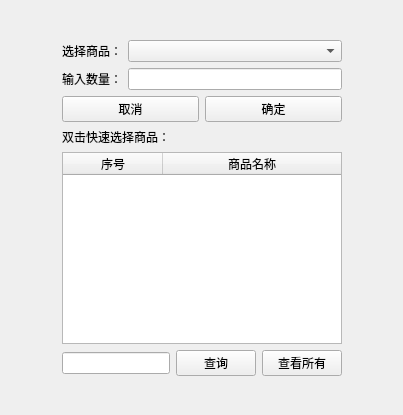
<?xml version="1.0" encoding="UTF-8"?>
<ui version="4.0">
 <class>Form</class>
 <widget class="QWidget" name="Form">
  <property name="geometry">
   <rect>
    <x>0</x>
    <y>0</y>
    <width>403</width>
    <height>415</height>
   </rect>
  </property>
  <property name="windowTitle">
   <string>Form</string>
  </property>
  <layout class="QHBoxLayout" name="horizontalLayout_4">
   <item>
    <spacer name="horizontalSpacer_2">
     <property name="orientation">
      <enum>Qt::Horizontal</enum>
     </property>
     <property name="sizeHint" stdset="0">
      <size>
       <width>50</width>
       <height>20</height>
      </size>
     </property>
    </spacer>
   </item>
   <item>
    <layout class="QVBoxLayout" name="verticalLayout_3">
     <item>
      <spacer name="verticalSpacer">
       <property name="orientation">
        <enum>Qt::Vertical</enum>
       </property>
       <property name="sizeHint" stdset="0">
        <size>
         <width>20</width>
         <height>13</height>
        </size>
       </property>
      </spacer>
     </item>
     <item>
      <layout class="QHBoxLayout" name="horizontalLayout_2">
       <item>
        <layout class="QVBoxLayout" name="verticalLayout">
         <item>
          <widget class="QLabel" name="label">
           <property name="text">
            <string>选择商品：</string>
           </property>
          </widget>
         </item>
         <item>
          <widget class="QLabel" name="label_2">
           <property name="text">
            <string>输入数量：</string>
           </property>
          </widget>
         </item>
        </layout>
       </item>
       <item>
        <layout class="QVBoxLayout" name="verticalLayout_2">
         <item>
          <widget class="QComboBox" name="comboBox"/>
         </item>
         <item>
          <widget class="QLineEdit" name="lineEdit"/>
         </item>
        </layout>
       </item>
      </layout>
     </item>
     <item>
      <layout class="QHBoxLayout" name="horizontalLayout">
       <item>
        <widget class="QPushButton" name="cancel_Button">
         <property name="text">
          <string>取消</string>
         </property>
        </widget>
       </item>
       <item>
        <widget class="QPushButton" name="confirm_Button">
         <property name="text">
          <string>确定</string>
         </property>
        </widget>
       </item>
      </layout>
     </item>
     <item>
      <widget class="QLabel" name="label_3">
       <property name="text">
        <string>双击快速选择商品：</string>
       </property>
      </widget>
     </item>
     <item>
      <widget class="QTableWidget" name="tableWidget">
       <property name="editTriggers">
        <set>QAbstractItemView::NoEditTriggers</set>
       </property>
       <property name="selectionMode">
        <enum>QAbstractItemView::SingleSelection</enum>
       </property>
       <property name="selectionBehavior">
        <enum>QAbstractItemView::SelectRows</enum>
       </property>
       <attribute name="horizontalHeaderStretchLastSection">
        <bool>true</bool>
       </attribute>
       <attribute name="verticalHeaderVisible">
        <bool>false</bool>
       </attribute>
       <column>
        <property name="text">
         <string>序号</string>
        </property>
       </column>
       <column>
        <property name="text">
         <string>商品名称</string>
        </property>
       </column>
      </widget>
     </item>
     <item>
      <layout class="QHBoxLayout" name="horizontalLayout_3">
       <item>
        <widget class="QLineEdit" name="query_lineEdit"/>
       </item>
       <item>
        <widget class="QPushButton" name="query_Button">
         <property name="text">
          <string>查询</string>
         </property>
        </widget>
       </item>
       <item>
        <widget class="QPushButton" name="check_all_Button">
         <property name="text">
          <string>查看所有</string>
         </property>
        </widget>
       </item>
      </layout>
     </item>
     <item>
      <spacer name="verticalSpacer_2">
       <property name="orientation">
        <enum>Qt::Vertical</enum>
       </property>
       <property name="sizeHint" stdset="0">
        <size>
         <width>20</width>
         <height>13</height>
        </size>
       </property>
      </spacer>
     </item>
    </layout>
   </item>
   <item>
    <spacer name="horizontalSpacer">
     <property name="orientation">
      <enum>Qt::Horizontal</enum>
     </property>
     <property name="sizeHint" stdset="0">
      <size>
       <width>50</width>
       <height>20</height>
      </size>
     </property>
    </spacer>
   </item>
  </layout>
 </widget>
 <resources/>
 <connections/>
</ui>
